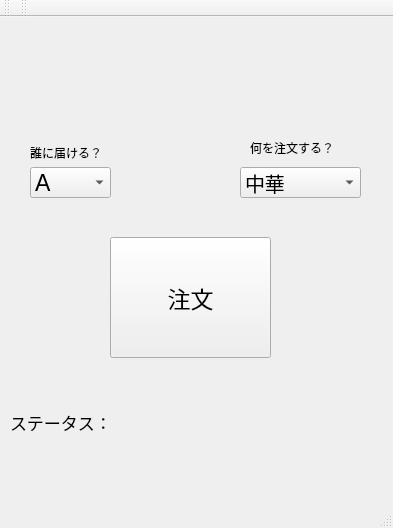
<?xml version="1.0" encoding="UTF-8"?>
<ui version="4.0">
 <class>MainWindow</class>
 <widget class="QMainWindow" name="MainWindow">
  <property name="geometry">
   <rect>
    <x>0</x>
    <y>0</y>
    <width>393</width>
    <height>528</height>
   </rect>
  </property>
  <property name="sizePolicy">
   <sizepolicy hsizetype="Fixed" vsizetype="Fixed">
    <horstretch>0</horstretch>
    <verstretch>0</verstretch>
   </sizepolicy>
  </property>
  <property name="windowTitle">
   <string>MainWindow</string>
  </property>
  <widget class="QWidget" name="centralwidget">
   <widget class="QLabel" name="label_4">
    <property name="geometry">
     <rect>
      <x>10</x>
      <y>390</y>
      <width>101</width>
      <height>31</height>
     </rect>
    </property>
    <property name="font">
     <font>
      <pointsize>13</pointsize>
     </font>
    </property>
    <property name="text">
     <string>ステータス：</string>
    </property>
    <property name="textFormat">
     <enum>Qt::RichText</enum>
    </property>
   </widget>
   <widget class="QLabel" name="label_status">
    <property name="geometry">
     <rect>
      <x>130</x>
      <y>390</y>
      <width>201</width>
      <height>31</height>
     </rect>
    </property>
    <property name="font">
     <font>
      <pointsize>13</pointsize>
     </font>
    </property>
    <property name="text">
     <string/>
    </property>
   </widget>
   <widget class="QComboBox" name="comboBox_menu">
    <property name="geometry">
     <rect>
      <x>240</x>
      <y>150</y>
      <width>121</width>
      <height>31</height>
     </rect>
    </property>
    <property name="font">
     <font>
      <pointsize>15</pointsize>
     </font>
    </property>
    <item>
     <property name="text">
      <string>中華</string>
     </property>
    </item>
    <item>
     <property name="text">
      <string>洋食</string>
     </property>
    </item>
    <item>
     <property name="text">
      <string>和食</string>
     </property>
    </item>
   </widget>
   <widget class="QPushButton" name="pushButton_order">
    <property name="geometry">
     <rect>
      <x>110</x>
      <y>220</y>
      <width>161</width>
      <height>121</height>
     </rect>
    </property>
    <property name="font">
     <font>
      <pointsize>17</pointsize>
     </font>
    </property>
    <property name="text">
     <string>注文</string>
    </property>
   </widget>
   <widget class="QLabel" name="label_2">
    <property name="geometry">
     <rect>
      <x>250</x>
      <y>120</y>
      <width>101</width>
      <height>21</height>
     </rect>
    </property>
    <property name="text">
     <string>何を注文する？</string>
    </property>
   </widget>
   <widget class="QComboBox" name="comboBox_person">
    <property name="geometry">
     <rect>
      <x>30</x>
      <y>150</y>
      <width>81</width>
      <height>31</height>
     </rect>
    </property>
    <property name="font">
     <font>
      <pointsize>17</pointsize>
     </font>
    </property>
    <property name="layoutDirection">
     <enum>Qt::LeftToRight</enum>
    </property>
    <property name="styleSheet">
     <string notr="true"/>
    </property>
    <property name="editable">
     <bool>false</bool>
    </property>
    <item>
     <property name="text">
      <string>A</string>
     </property>
    </item>
    <item>
     <property name="text">
      <string>B</string>
     </property>
    </item>
    <item>
     <property name="text">
      <string>C</string>
     </property>
    </item>
    <item>
     <property name="text">
      <string>D</string>
     </property>
    </item>
   </widget>
   <widget class="QLabel" name="label">
    <property name="geometry">
     <rect>
      <x>30</x>
      <y>120</y>
      <width>111</width>
      <height>31</height>
     </rect>
    </property>
    <property name="text">
     <string>誰に届ける？</string>
    </property>
   </widget>
   <widget class="QLabel" name="label_3">
    <property name="geometry">
     <rect>
      <x>100</x>
      <y>10</y>
      <width>191</width>
      <height>81</height>
     </rect>
    </property>
    <property name="text">
     <string/>
    </property>
    <property name="pixmap">
     <pixmap>../../../pyqt_ws/source/title.drawio.png</pixmap>
    </property>
   </widget>
  </widget>
  <widget class="QMenuBar" name="menubar">
   <property name="geometry">
    <rect>
     <x>0</x>
     <y>0</y>
     <width>393</width>
     <height>28</height>
    </rect>
   </property>
  </widget>
  <widget class="QStatusBar" name="statusbar"/>
  <widget class="QToolBar" name="toolBar">
   <property name="windowTitle">
    <string>toolBar</string>
   </property>
   <attribute name="toolBarArea">
    <enum>TopToolBarArea</enum>
   </attribute>
   <attribute name="toolBarBreak">
    <bool>false</bool>
   </attribute>
  </widget>
  <widget class="QToolBar" name="toolBar_2">
   <property name="windowTitle">
    <string>toolBar_2</string>
   </property>
   <attribute name="toolBarArea">
    <enum>TopToolBarArea</enum>
   </attribute>
   <attribute name="toolBarBreak">
    <bool>false</bool>
   </attribute>
  </widget>
 </widget>
 <resources/>
 <connections>
  <connection>
   <sender>comboBox_person</sender>
   <signal>activated(QString)</signal>
   <receiver>MainWindow</receiver>
   <slot>activated_person()</slot>
   <hints>
    <hint type="sourcelabel">
     <x>228</x>
     <y>214</y>
    </hint>
    <hint type="destinationlabel">
     <x>228</x>
     <y>266</y>
    </hint>
   </hints>
  </connection>
  <connection>
   <sender>comboBox_menu</sender>
   <signal>activated(QString)</signal>
   <receiver>MainWindow</receiver>
   <slot>activated_menu()</slot>
   <hints>
    <hint type="sourcelabel">
     <x>464</x>
     <y>222</y>
    </hint>
    <hint type="destinationlabel">
     <x>463</x>
     <y>252</y>
    </hint>
   </hints>
  </connection>
  <connection>
   <sender>pushButton_order</sender>
   <signal>clicked()</signal>
   <receiver>MainWindow</receiver>
   <slot>clicked_order()</slot>
   <hints>
    <hint type="sourcelabel">
     <x>361</x>
     <y>354</y>
    </hint>
    <hint type="destinationlabel">
     <x>361</x>
     <y>426</y>
    </hint>
   </hints>
  </connection>
  <connection>
   <sender>label_status</sender>
   <signal>windowTitleChanged(QString)</signal>
   <receiver>MainWindow</receiver>
   <slot>status_show()</slot>
   <hints>
    <hint type="sourcelabel">
     <x>451</x>
     <y>438</y>
    </hint>
    <hint type="destinationlabel">
     <x>447</x>
     <y>507</y>
    </hint>
   </hints>
  </connection>
 </connections>
 <slots>
  <slot>activated_person()</slot>
  <slot>activated_menu()</slot>
  <slot>clicked_order()</slot>
  <slot>status_show()</slot>
 </slots>
</ui>
